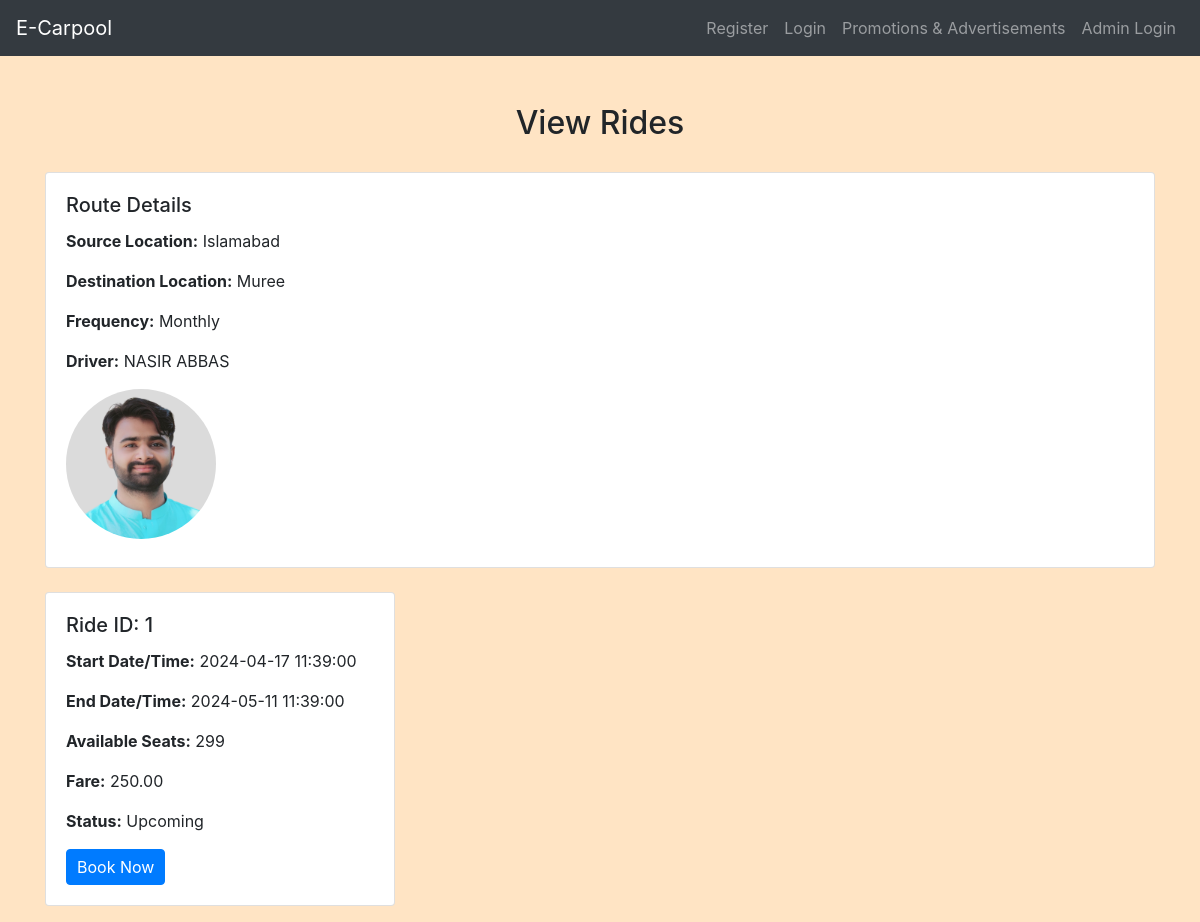
Page /view_rides.php?RouteID=1 on the committed database.
### tables this page shows
CREATE TABLE `rides` (
  `RideID` int(11) NOT NULL,
  `DriverID` int(11) DEFAULT NULL,
  `RouteID` int(11) DEFAULT NULL,
  `StartDateTime` datetime DEFAULT NULL,
  `EndDateTime` datetime DEFAULT NULL,
  `AvailableSeats` int(11) DEFAULT NULL,
  `Fare` decimal(10,2) DEFAULT NULL,
  `Status` varchar(20) DEFAULT NULL
);

### view_rides.php (the view, shortened to what this page needs)
<?php
include('config.php');
$RouteID = $_GET['RouteID'];
$sql = "SELECT r.RouteID, r.SourceLocation, r.DestinationLocation, r.Frequency, u.full_name, u.profile_picture
        FROM routes r
        INNER JOIN Users u ON r.DriverID = u.id
        WHERE r.RouteID = ?";
$stmt = mysqli_prepare($conn, $sql);
mysqli_stmt_bind_param($stmt, "i", $RouteID);
mysqli_stmt_execute($stmt);
mysqli_stmt_bind_result($stmt, $RouteID, $SourceLocation, $DestinationLocation, $Frequency, $DriverName, $DriverProfilePicture);
$sql = "SELECT RideID, StartDateTime, EndDateTime, AvailableSeats, Fare, Status FROM rides WHERE RouteID = ?";
$stmt = mysqli_prepare($conn, $sql);
mysqli_stmt_bind_param($stmt, "i", $RouteID);
mysqli_stmt_execute($stmt);
mysqli_stmt_bind_result($stmt, $RideID, $StartDateTime, $EndDateTime, $AvailableSeats, $Fare, $Status);
$rides = [];
while (mysqli_stmt_fetch($stmt)) {
    $rides[] = [
        "RideID" => $RideID,
        "StartDateTime" => $StartDateTime,
        "EndDateTime" => $EndDateTime,
        "AvailableSeats" => $AvailableSeats,
        "Fare" => $Fare,
        "Status" => $Status
    ];
}
?>
<!DOCTYPE html>
<html lang="en">
<head>
    <link rel="stylesheet" href="https://maxcdn.bootstrapcdn.com/bootstrap/4.5.2/css/bootstrap.min.css">
    <link rel="stylesheet" href="./css/style.css">
</head>
<body>
<?php include('navbar.php'); ?>
<div class="container mt-5">
    <h2>View Rides</h2>
    <div class="card mb-4">
        <div class="card-body">
            <h5 class="card-title">Route Details</h5>
            <p><strong>Source Location:</strong> <?php echo $SourceLocation; ?></p>
            <p><strong>Destination Location:</strong> <?php echo $DestinationLocation; ?></p>
            <p><strong>Frequency:</strong> <?php echo $Frequency; ?></p>
            <p><strong>Driver:</strong> <?php echo $DriverName; ?></p>
            <img src="./driver/<?php echo $DriverProfilePicture; ?>" alt="Driver Profile Picture" class="img-fluid mb-2 driver-profile-picture">
        </div>
    </div>
    <div class="row">
        <?php foreach ($rides as $ride): ?>
            <div class="col-md-4">
                <div class="card mb-3">
                    <div class="card-body">
                        <h5 class="card-title">Ride ID: <?php echo $ride['RideID']; ?></h5>
                        <p><strong>Start Date/Time:</strong> <?php echo $ride['StartDateTime']; ?></p>
                        <p><strong>End Date/Time:</strong> <?php echo $ride['EndDateTime']; ?></p>
                        <p><strong>Available Seats:</strong> <?php echo $ride['AvailableSeats']; ?></p>
                        <p><strong>Fare:</strong> <?php echo $ride['Fare']; ?></p>
                        <p><strong>Status:</strong> <?php echo $ride['Status']; ?></p>
                        <?php if ($ride['Status'] === "Upcoming"): ?>
                            <a href="login.php" class="btn btn-primary">Book Now</a>
                        <?php endif; ?>
                    </div>
                </div>
            </div>
        <?php endforeach; ?>
    </div>
</div>
</body>
</html>

### css/style.css (style rules this page uses)
body { background-color: bisque; }
h1, h2, h3, h4 { text-align: center; margin-top: 30px; margin-bottom: 30px; }
.btn-primary { padding: 5px 10px; }

### view_rides.php (style rules this page uses)
.driver-profile-picture { width: 150px; height: 150px; object-fit: cover; border-radius: 50%; }

### rows in the picture
rides: RideID "1", StartDateTime "2024-04-17 11:39:00", EndDateTime "2024-05-11 11:39:00", AvailableSeats "299", Fare "250.00", Status "Upcoming", shows "Book Now"

### other values in the picture
$SourceLocation "Islamabad"
$DestinationLocation "Muree"
$Frequency "Monthly"
$DriverName "NASIR ABBAS"
